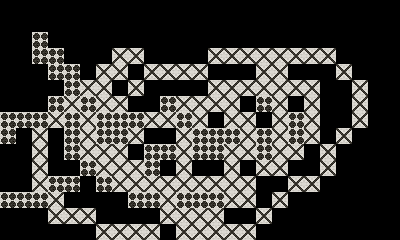

Rendered tile map (Tiled .tmx) drawn with the repository's tilesets; below, a short description and the full map source, tile grids included:
An orthogonal 25x15 tile map with 16x16 px tiles, 1 tile layer (Tile Layer 1).

<map version="1.10" tiledversion="1.11.0" orientation="orthogonal" renderorder="right-down" width="25" height="15" tilewidth="16" tileheight="16" infinite="0" nextlayerid="2" nextobjectid="1">
 <tileset firstgid="1" source="tiles.tsx" />
 <layer id="1" name="Tile Layer 1" width="25" height="15">
  <data encoding="csv">
0,0,0,0,0,0,0,0,0,0,0,0,0,0,0,0,0,0,0,0,0,0,0,0,0,
0,0,0,0,0,0,0,0,0,0,0,0,0,0,0,0,0,0,0,0,0,0,0,0,0,
0,0,3,0,0,0,0,0,0,0,0,0,0,0,0,0,0,0,0,0,0,0,0,0,0,
0,0,3,3,0,0,0,2,2,0,0,0,0,2,2,2,2,2,2,2,2,0,0,0,0,
0,0,0,3,3,0,2,2,0,2,2,2,2,0,0,0,2,2,0,0,0,2,0,0,0,
0,0,0,0,3,2,2,0,2,0,0,0,0,2,2,2,2,2,2,2,0,0,2,0,0,
0,0,0,3,2,3,2,2,0,0,3,2,2,2,2,0,3,2,0,2,0,0,2,0,0,
3,3,3,2,3,2,3,3,3,2,2,3,2,0,2,2,0,2,3,2,0,0,2,0,0,
3,0,2,0,3,2,3,3,2,0,0,2,3,3,3,2,3,2,3,2,0,2,0,0,0,
0,0,2,0,3,2,2,2,0,3,3,2,3,3,2,2,3,2,2,0,2,0,0,0,0,
0,0,2,0,0,3,2,2,2,3,0,2,0,0,2,0,2,2,0,0,2,0,0,0,0,
0,0,2,3,3,0,3,2,2,2,2,2,2,2,2,2,0,0,2,2,0,0,0,0,0,
3,3,3,2,0,0,0,0,3,3,2,3,3,3,2,2,0,2,0,0,0,0,0,0,0,
0,0,0,2,2,2,0,0,0,0,2,2,2,2,0,0,2,0,0,0,0,0,0,0,0,
0,0,0,0,0,0,2,2,2,2,0,2,2,2,2,2,0,0,0,0,0,0,0,0,0
</data>
 </layer>
</map>